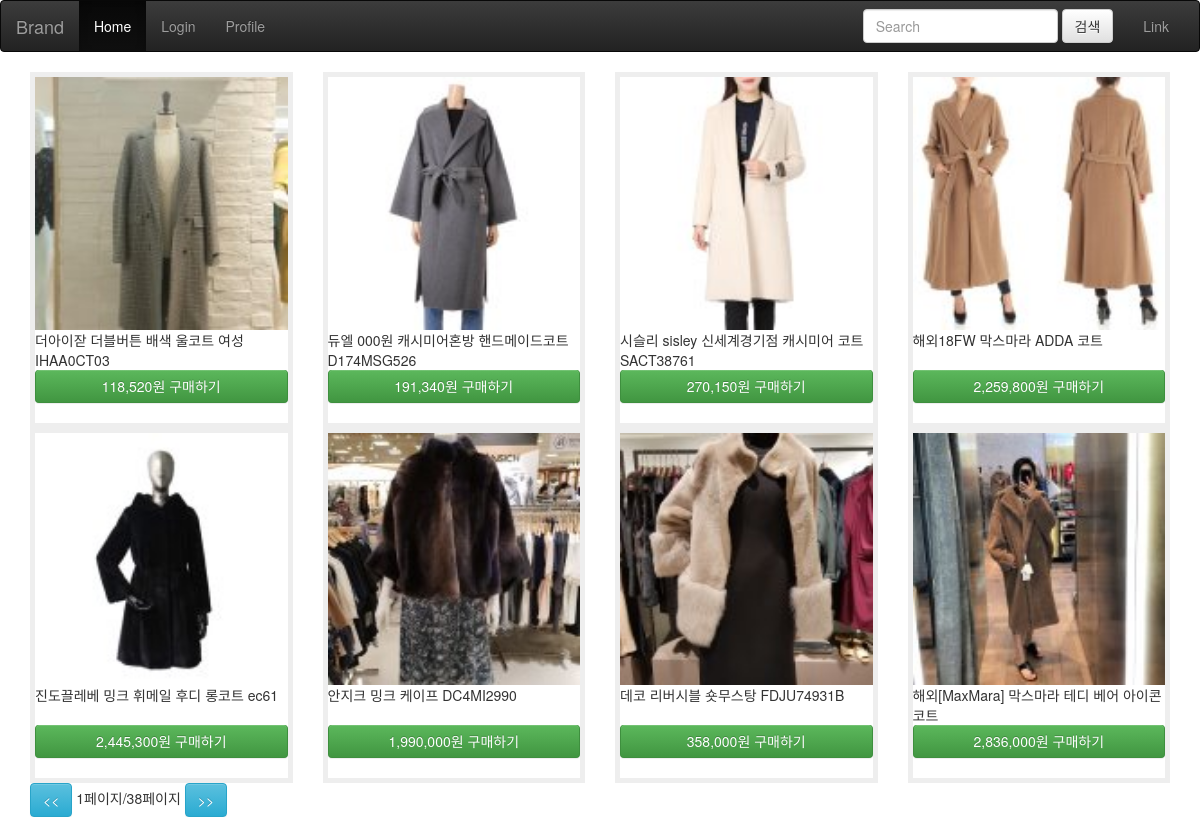
The app's page /shop/ with its own data.
### shop/models.py (models this page shows)
class Item(models.Model):
    name = models.CharField(max_length=100)
    desc = models.TextField(blank=True)
    amount = models.PositiveIntegerField()
    photo = models.ImageField()
    is_public = models.BooleanField(default=False, db_index=True)
    create_at = models.DateTimeField(auto_now_add=True)
    update_at = models.DateTimeField(auto_now=True)

### shop/views.py (the view)
class ItemListView(ListView):
    model = Item
    paginate_by = 8
    queryset = Item.objects.filter(is_public=True)
    leng = int(len(queryset)/8)+1
    def get_queryset(self):
        self.q = self.request.GET.get('q','')
        qs = super().get_queryset()
        if self.q:
            qs = qs.filter(name__icontains = self.q)
        return qs
    def get_context_data(self, **kwards):
        context = super().get_context_data(**kwards)
        context['q']= self.q
        context['leg']= self.leng
        return context

### shop/templates/shop/item_list.html (shortened to what this page needs)
{% extends "shop/layout.html"%}
{%load humanize%}
{% block content %}
<div class="container">
  <div class="row">
    {%for item in item_list%}
    <div class="col-sm-3">
      <div class="card"  style="border:5px solid #eeeeee;">
        {% if item.photo %}
        <img class="card-img-top" style="width:100%" src="{{item.photo.url}}" alt="Card image cap">
        {% endif%}
        <div class="card-body">
          <p class="card-text" style="height:30px">{{item.name}}</p>
          <a href="#" class="btn btn-success btn-block" style="bottom:0px;border-top:10px">{{item.amount|intcomma}}원 구매하기</a>
        </div>
        <br>
      </div>
    </div>
    {% endfor %}
  </div>
</div>
<div class="container">
  <div class="row">
    <div class="col-sm-12">
      {% if is_paginated %}
        {% if page_obj.has_previous %}
          <a href="?page={{page_obj.previous_page_number}}" class="btn btn-info"><<</a>
        {% else %}
          <a href="#" class="btn btn-info"><<</a>
        {% endif%}
        {{page_obj.number}}페이지/{{leg}}페이지
        {% if page_obj.has_next %}
          <a href="?page={{page_obj.next_page_number}}" class="btn btn-info">>></a>
          {% else %}
          <a href="#" class="btn btn-info">>></a>
        {% endif %}
      {%endif%}
    </div>
  </div>
</div>
{% endblock%}

### shop/templates/shop/layout.html
{% extends "layout.html"%}

### shoppingmall/templates/layout.html (shortened to what this page needs)
<!DOCTYPE html>
<html lang="en" dir="ltr">
  <head>
    <link rel="stylesheet" href="https://maxcdn.bootstrapcdn.com/bootstrap/3.3.2/css/bootstrap.min.css">
    <link rel="stylesheet" href="https://maxcdn.bootstrapcdn.com/bootstrap/3.3.2/css/bootstrap-theme.min.css">
  </head>
  <body>
    <nav class="navbar navbar-inverse">
      <div class="container-fluid">
        <div class="navbar-header">
          <a class="navbar-brand" href="#">Brand</a>
        </div>
        <div class="collapse navbar-collapse" id="bs-example-navbar-collapse-1">
          <ul class="nav navbar-nav">
            <li class="active"><a href="{% url "root"%}">Home</a></li>
            {% if user.is_authenticated%}
            <li><a href="#about">Logout</a></li>
            <li><a href="{% url "profile"%}">Profile</a></li>
            {% else%}
            <li><a href="#about">Login</a></li>
            <li><a href="#contact">Profile</a></li>
            {% endif%}
          </ul>
          <ul class="nav navbar-nav navbar-right">
            <li><a href="#">Link</a></li>
          </ul>
          <form class="navbar-form navbar-right" role="search" action="{% url "shop:index"%}">
            <div class="form-group">
              <input name="q" value="{{q}}" type="text" class="form-control" placeholder="Search">
            </div>
            <button type="submit" class="btn btn-default">검색</button>
          </form>
        </div>
      </div>
    </nav>
    {%block content%}
    {%endblock%}
  </body>
</html>

### records on screen
Item: photo (picture), name "더아이잗 더블버튼 배색 울코트 여성 IHAA0CT03", amount "118,520"
Item: photo (picture), name "듀엘 000원 캐시미어혼방 핸드메이드코트 D174MSG526", amount "191,340"
Item: photo (picture), name "시슬리 sisley 신세계경기점 캐시미어 코트 SACT38761", amount "270,150"
Item: photo (picture), name "해외18FW 막스마라 ADDA 코트", amount "2,259,800"
Item: photo (picture), name "진도끌레베 밍크 휘메일 후디 롱코트 ec61", amount "2,445,300"
Item: photo (picture), name "안지크 밍크 케이프 DC4MI2990", amount "1,990,000"
Item: photo (picture), name "데코 리버시블 숏무스탕 FDJU74931B", amount "358,000"
Item: photo (picture), name "해외[MaxMara] 막스마라 테디 베어 아이콘 코트", amount "2,836,000"

### other values on screen
{{ page_obj.number }} "1"
{{ leg }} "38"
